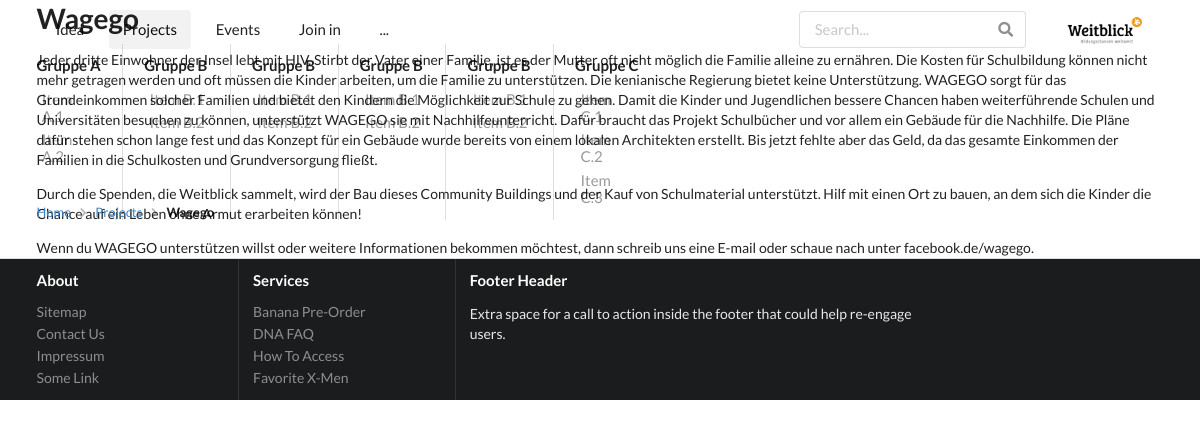
Screenshot of /projects/wagego/ with the database file from the repository.
### wbcore/models.py (models this page shows, shortened)
class Project(models.Model):
    name = models.CharField(max_length=200)
    slug = models.SlugField(max_length=50, unique=True, null=True)
    hosts = models.ManyToManyField(Host)
    short_description = models.TextField()
    description = models.TextField()
    location = models.ForeignKey(Location, on_delete=models.CASCADE)
    partner = models.ForeignKey(Partner, on_delete=models.CASCADE, null=True, blank=True)

### wbcore/views.py (the view)
# urls.py: path('projects/<str:project_slug>/', views.project_view, name='project'),
def project_view(request, project_slug):
    project = Project.objects.get(slug=project_slug)
    template = loader.get_template('wbcore/project.html')
    context = {
        'main_nav': [('Idea', reverse('idea')),
                     ('Projects', None),
                     ('Events', reverse('events')),
                     ('Join in', reverse('join'))],
        'project': project,
        'more_nav': (more_nav, num2words(len(more_nav))),
        'breadcrumb': [('Home', reverse('home')), ('Projects', reverse('projects')), (project.name, None)],
    }
    return HttpResponse(template.render(context, request))

### wbcore/templates/wbcore/project.html
{% extends 'wbcore/base.html' %}
{% block content %}
    {% if project %}
        <h1>{{ project.name }}</h1>
        <div>{{ project.description|safe }}</div>
    {% else %}
    	{% include 'wbcore/project_cade.html' %}
        <p>No project available.</p>
    {% endif %}
{% endblock %}

### wbcore/templates/wbcore/base.html (shortened to what this page needs)
<!DOCTYPE html>
<html>
<head>
    {% load static %}
    {% include "wbcore/head.html" %}
<body>
    {% include 'wbcore/main_nav.html' %}
    <div class="pusher content">
        <div class="ui vertical stripe segment">
            <div class="ui middle aligned stackable grid container">
                {% block content %}{% endblock %}
            </div>
        </div>
        {% include 'wbcore/footer.html' %}
    </div>
</body>
</html>

### wbcore/templates/wbcore/head.html (shortened to what this page needs)
{% load static %}
<link rel="stylesheet" type="text/css" href="{% static 'semantic/dist/semantic.min.css' %}">
{% load sass_tags %}
<link href="{% sass_src 'css/wbcore.scss' %}" rel="stylesheet" type="text/css" />

### wbcore/templates/wbcore/main_nav.html
{% load static %}
<div id="main-menu" class="ui large top fixed secondary menu" style="display: block;">
    <div class="ui container row">
        {% for elem in main_nav %}
        {% if elem.1 %}
        <a class="item" href="{{ elem.1 }}">{{elem.0}}</a>
        {% else %}
        <a class="item active" href="#">{{elem.0}}</a>
        {% endif %}
        {% endfor %}
        <a id="popup-menu-btn" class="item">...</a>
        <div class="right menu">
            <div class="item">
                <div class="ui icon input">
                    <input placeholder="Search..." type="text">
                    <i class="search link icon"></i>
                </div>
            </div>
            <div class="ui item logo">
                <div class="ui tiny image"><img class="" src="{% if host %}{{ host.logo.url }}{% else %}{% get_media_prefix %}logo.png{% endif %}"></div>
            </div>
        </div>
    </div>
    <div class="ui container row" id="popup-menu-container">
        <div id="popup-menu" class="ui fluid bottom left">
            <div class="ui {{ more_nav.1 }} column relaxed equal height divided grid">
                {% for column in more_nav.0 %}
                    <div class="column">
                        <h4 class="ui header">{{ column.title}}</h4>
                        <div class="ui link list">
                            {% for link in column.links %}
                                <a class="item">{{ link.0 }}</a>
                            {% endfor %}
                        </div>
                    </div>
                {% endfor %}
            </div>
        </div>
    </div>
    <div class="ui container">
        <div class="ui small breadcrumb">
            {% for crumb in breadcrumb %}
                {% if crumb.1 %}
                    <a class="section" href="{{ crumb.1 }}">{{ crumb.0 }}</a>
                    <i class="right chevron icon divider"></i>
                {% else %}
                    <div class="active section">{{ crumb.0 }}</div>
                {% endif %}
            {% endfor %}
        </div>
    </div>
</div>

### wbcore/templates/wbcore/footer.html
<div class="ui inverted vertical footer segment">
    <div class="ui container">
        <div class="ui stackable inverted divided equal height stackable grid">
            <div class="three wide column">
                <h4 class="ui inverted header">About</h4>
                <div class="ui inverted link list">
                    <a href="#" class="item">Sitemap</a>
                    <a href="#" class="item">Contact Us</a>
                    <a href="#" class="item">Impressum</a>
                    <a href="#" class="item">Some Link</a>
                </div>
            </div>
            <div class="three wide column">
                <h4 class="ui inverted header">Services</h4>
                <div class="ui inverted link list">
                    <a href="#" class="item">Banana Pre-Order</a>
                    <a href="#" class="item">DNA FAQ</a>
                    <a href="#" class="item">How To Access</a>
                    <a href="#" class="item">Favorite X-Men</a>
                </div>
            </div>
            <div class="seven wide column">
                <h4 class="ui inverted header">Footer Header</h4>
                <p>Extra space for a call to action inside the footer that could help re-engage users.</p>
            </div>
        </div>
    </div>
</div>

### rows the page displays
Project: name "Wagego", name "Wagego", description "Jeder dritte Einwohner der Insel lebt mit HIV. Stirbt der Vater einer Familie, ist es der Mutter oft nicht möglich die Familie alleine zu ernähren. Die Kosten für Schulbildung können nicht mehr getragen werden und oft müssen die Kinder arbeiten, um die Familie zu unterstützen. Die kenianische Regierung bietet keine Unterstützung. WAGEGO sorgt für das Grundeinkommen solcher Familien und bietet den Kindern die Möglichkeit zur Schule zu gehen. Damit die Kinder und Jugendlichen bessere Chancen haben weiterführende Schulen und Universitäten besuchen zu können, unterstützt WAGEGO sie mit Nachhilfeunterricht. Dafür braucht das Projekt Schulbücher und vor allem ein Gebäude für die Nachhilfe. Die…"

### other values shown
{{ elem.0 }} "Idea" "Events" "Join in"
{{ elem.0 }} "Projects"
{{ column.title }} "Gruppe A" "Gruppe B" "Gruppe B" "Gruppe B" "Gruppe B" "Gruppe C"
{{ link.0 }} "Item A.1" "Item A.2" "Item B.1" "Item B.2" "Item B.1" "Item B.2" "Item B.1" "Item B.2" "Item B.1" "Item B.2" "Item C.1" "Item C.2" "Item C.3"
{{ crumb.0 }} "Home" "Projects"
